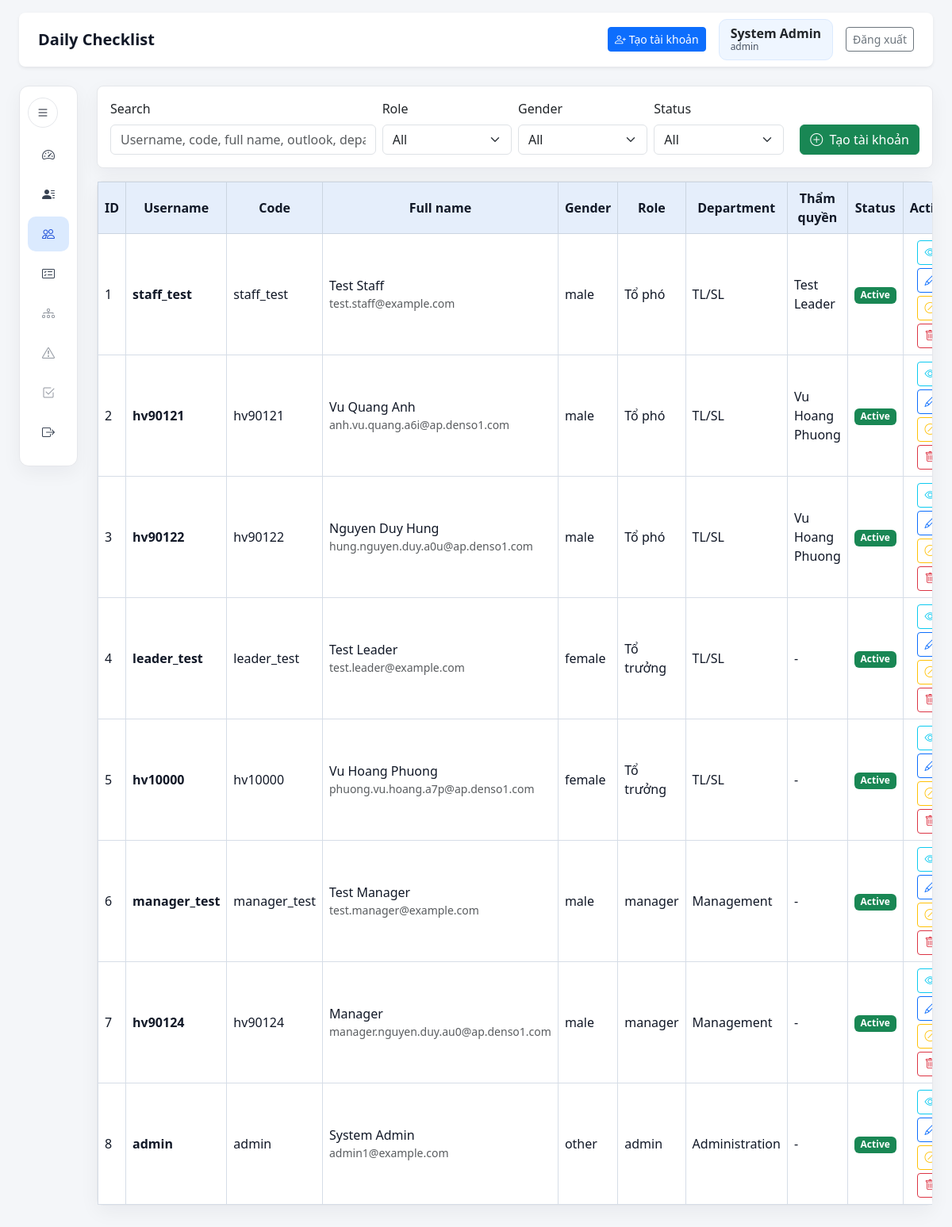
/admin/users (signed in), run on an earlier commit of the app's database.
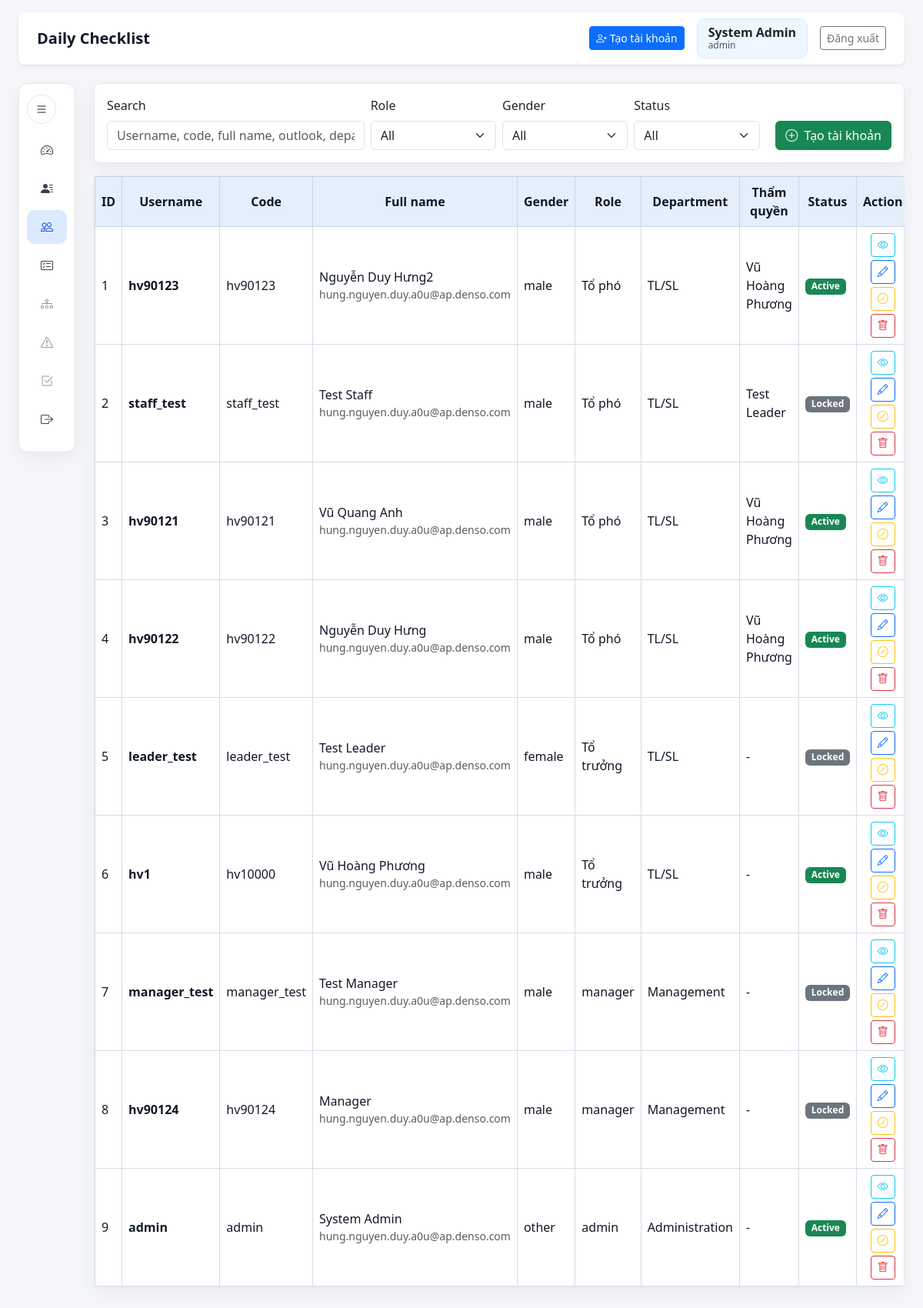
And on a later commit of the database.
### models.py (models this page shows, shortened)
class User(db.Model):
    __tablename__ = "users"
    __table_args__ = (
        CheckConstraint(
            "role IN ('admin', 'manager', 'leader', 'staff')",
            name="ck_users_role",
        ),
        CheckConstraint(
            "gender IS NULL OR gender IN ('male', 'female', 'other')",
            name="ck_users_gender",
        ),
    )
    id = db.Column(db.Integer, primary_key=True)
    username = db.Column(db.String(50), unique=True, nullable=False, index=True)
    password_hash = db.Column(db.String(255), nullable=False)
    full_name = db.Column(db.String(120), nullable=False)
    employee_code = db.Column(db.String(30), unique=True, nullable=False, index=True)
    outlook_email = db.Column(db.String(255), nullable=True)
    gender = db.Column(db.String(20), nullable=True)
    department = db.Column(db.String(120), nullable=False)
    line_name = db.Column(db.String(120), nullable=False)
    role = db.Column(db.String(20), nullable=False, default=ROLE_STAFF)
    manager_id = db.Column(db.Integer, db.ForeignKey("users.id"), nullable=True, index=True)
    leader_id = db.Column(db.Integer, db.ForeignKey("users.id"), nullable=True, index=True)
    is_active = db.Column(db.Boolean, nullable=False, default=True)
    created_at = db.Column(db.DateTime, nullable=False, default=datetime.utcnow)
    manager = db.relationship(
        "User",
        remote_side=[id],
        foreign_keys=[manager_id],
        backref="managed_users",
    )
    leader = db.relationship(
        "User",
        remote_side=[id],
        foreign_keys=[leader_id],
        backref="led_users",
    )
    daily_sheets = db.relationship("DailyCheckSheet", back_populates="user")
    daily_results = db.relationship("DailyCheckResult", back_populates="user")
    abnormal_reports = db.relationship("AbnormalReport", back_populates="user")
    owned_confirmations = db.relationship(
        "DailyConfirmation",
        foreign_keys="DailyConfirmation.user_id",
        back_populates="user",
    )
    signed_confirmations = db.relationship(
        "DailyConfirmation",
        foreign_keys="DailyConfirmation.confirmed_by",
        back_populates="signer",
    )
    user_lines = db.relationship(
        "UserLine",
        back_populates="user",
        cascade="all, delete-orphan",
    )
    notifications = db.relationship(
        "Notification",
        back_populates="user",
        cascade="all, delete-orphan",
    )

### routes/admin_routes.py (the view, shortened to what this page needs)
@admin_bp.route("/users", methods=["GET", "POST"])
@manager_or_admin_required
def users():
    edit_user_id = request.args.get("edit", type=int)
    edit_user = User.query.get(edit_user_id) if edit_user_id else None
    keyword = request.args.get("q", "").strip()
    role_filter = request.args.get("role", "").strip()
    gender_filter = request.args.get("gender", "").strip()
    status_filter = request.args.get("status", "").strip()
    query = User.query
    if role_filter:
        query = query.filter(User.role == role_filter)
    if gender_filter:
        query = query.filter(User.gender == gender_filter)
    if status_filter == "active":
        query = query.filter(User.is_active.is_(True))
    elif status_filter == "locked":
        query = query.filter(User.is_active.is_(False))
    page = max(request.args.get("page", 1, type=int), 1)
    per_page = 10
    total_users = query.count()
    users_data = (
        query.order_by(User.id.desc())
        .offset((page - 1) * per_page)
        .limit(per_page)
        .all()
    )
    lines = Line.query.filter_by(is_active=True).order_by(Line.line_name.asc()).all()
    departments = sorted({line.department for line in lines})
    managers = User.query.filter(User.role.in_([ROLE_ADMIN, ROLE_MANAGER]), User.is_active.is_(True)).order_by(User.full_name.asc()).all()
    leaders = User.query.filter(User.role == ROLE_LEADER, User.is_active.is_(True)).order_by(User.full_name.asc()).all()
    create_modal = request.args.get("create") == "1"
    return render_template(
        "admin_users.html",
        users=users_data,
        lines=lines,
        departments=departments,
        managers=managers,
        leaders=leaders,
        edit_user=edit_user,
        roles=role_options_for(g.current_user),
        genders=["male", "female", "other"],
        filters={
            "q": keyword,
            "role": role_filter,
            "gender": gender_filter,
            "status": status_filter,
        },
        pagination={
            "page": page,
            "pages": max(math.ceil(total_users / per_page), 1),
            "total": total_users,
        },
        current_endpoint="admin.users",
        create_modal=create_modal,
    )

### templates/admin_users.html (shortened to what this page needs)
{% extends "admin_layout.html" %}
{% block admin_content %}
<section class="card mb-3">
    <div class="card-body">
        <div class="row g-2 align-items-end live-filter" data-target="#usersTable">
            <div class="col-12 col-lg-4">
                <label class="form-label">Search</label>
                <input class="form-control" data-filter="text" placeholder="Username, code, full name, outlook, department">
            </div>
            <div class="col-6 col-lg-2">
                <label class="form-label">Role</label>
                <select class="form-select" data-filter="role">
                    <option value="">All</option>
                </select>
            </div>
            <div class="col-6 col-lg-2">
                <label class="form-label">Gender</label>
                <select class="form-select" data-filter="gender">
                    <option value="">All</option>
                </select>
            </div>
            <div class="col-6 col-lg-2">
                <label class="form-label">Status</label>
                <select class="form-select" data-filter="status">
                    <option value="">All</option>
                </select>
            </div>
            <div class="col-6 col-lg-2 text-end">
                <button class="btn btn-success" type="button" data-bs-toggle="modal" data-bs-target="#createUserModal">
                    <i class="bi bi-plus-circle me-1"></i> Tạo tài khoản
                </button>
            </div>
        </div>
    </div>
</section>
<section class="card">
    <div class="card-body p-0">
        <div class="table-responsive table-fill">
            <table id="usersTable" class="table table-checklist table-hover align-middle mb-0">
                <thead>
                    <tr>
                        <th>ID</th>
                        <th>Username</th>
                        <th>Code</th>
                        <th>Full name</th>
                        <th>Gender</th>
                        <th>Role</th>
                        <th>Department</th>
                        <th>Thẩm quyền</th>
                        <th>Status</th>
                        <th>Action</th>
                    </tr>
                </thead>
                <tbody>
                    {% for user in users %}
                    <tr
                        data-search="{{ user.username }} {{ user.employee_code }} {{ user.full_name }} {{ user.outlook_email or '' }} {{ user.department }}"
                        data-role="{{ user.role }}"
                        data-gender="{{ user.gender or '' }}"
                        data-status="{{ 'active' if user.is_active else 'locked' }}"
                    >
                        <td>{{ loop.index }}</td>
                        <td class="fw-semibold">{{ user.username }}</td>
                        <td>{{ user.employee_code }}</td>
                        <td>{{ user.full_name }}<div class="small text-muted">{{ user.outlook_email or '-' }}</div></td>
                        <td>{{ user.gender or '-' }}</td>
                        <td>{{ role_label(user.role) }}</td>
                        <td>{{ user.department }}</td>
                        <td>{{ user.leader.full_name if user.leader else '-' }}</td>
                        <td><span class="badge {% if user.is_active %}text-bg-success{% else %}text-bg-secondary{% endif %}">{{ "Active" if user.is_active else "Locked" }}</span></td>
                        <td>
                            <div class="d-flex flex-wrap gap-1 justify-content-center">
                                <button class="btn btn-sm btn-outline-info" type="button" data-bs-toggle="modal" data-bs-target="#viewUser{{ user.id }}" title="View"><i class="bi bi-eye"></i></button>
                                {% if current_user.role != 'manager' or user.role == 'staff' %}
                                    <button class="btn btn-sm btn-outline-primary" type="button" data-bs-toggle="modal" data-bs-target="#editUser{{ user.id }}" title="Edit"><i class="bi bi-pencil"></i></button>
                                {% endif %}
                                {% if current_user.role in ['admin', 'leader'] %}
                                    <form method="post" action="{{ url_for('admin.toggle_user', user_id=user.id) }}">
                                        <button class="btn btn-sm btn-outline-warning" type="submit" title="Block"><i class="bi bi-slash-circle"></i></button>
                                    </form>
                                    <form method="post" action="{{ url_for('admin.delete_user', user_id=user.id) }}" onsubmit="return confirm('Xóa tài khoản này?');">
                                        <button class="btn btn-sm btn-outline-danger" type="submit" title="Delete"><i class="bi bi-trash"></i></button>
                                    </form>
                                {% endif %}
                            </div>
                        </td>
                    </tr>
                    {% else %}
                    <tr><td colspan="10" class="text-center text-muted py-4">Không có tài khoản.</td></tr>
                    {% endfor %}
                </tbody>
            </table>
        </div>
    </div>
</section>
{% endblock %}

### templates/admin_layout.html
{% extends "base.html" %}
{% block content %}
<div class="admin-shell row g-4">
    {% if current_user and current_user.role == 'admin' %}
    <div class="admin-sidebar-col col-12 col-lg-1">
        {% include "partials/sidebar.html" %}
    </div>
    {% endif %}
    <div class="{% if current_user and current_user.role == 'admin' %}admin-content-col col-12 col-lg-11{% else %}col-12{% endif %}">
        {% block admin_content %}{% endblock %}
    </div>
</div>
{% endblock %}

### templates/base.html (shortened to what this page needs)
<!doctype html>
<html lang="{{ current_lang }}">
<head>
    <link rel="stylesheet" href="{{ url_for('static', filename='vendor/bootstrap/css/bootstrap.min.css') }}">
    <link rel="stylesheet" href="https://cdn.jsdelivr.net/npm/bootstrap-icons@1.11.3/font/bootstrap-icons.min.css">
    <link rel="stylesheet" href="{{ url_for('static', filename='css/style.css') }}">
</head>
<body>
    {% block body %}
    <div class="container-fluid main-wrapper {% if current_user and notifications is defined and notifications %}has-notif-bar{% endif %}">
        <nav class="navbar navbar-expand-lg navbar-light bg-white shadow-sm rounded-3 px-3 px-lg-4 mb-4">
            <div class="container-fluid px-0">
                <a class="navbar-brand fw-bold" href="{{ url_for('checklist.dashboard') }}">Daily Checklist</a>
                <div class="d-flex align-items-center gap-3">
                    {% if current_user %}
                        {% if current_user.role in ['admin', 'manager', 'leader'] %}
                            <a class="btn btn-primary btn-sm" href="{{ url_for('admin.users', create=1) }}">
                                <i class="bi bi-person-plus"></i> Tạo tài khoản
                            </a>
                        {% endif %}
                        <a href="{{ url_for('auth.profile') }}" class="user-pill text-decoration-none text-dark">
                            <strong>{{ current_user.full_name }}</strong>
                            <span>{{ role_label(current_user.role) }}{% if current_user.role == 'staff' %} | {{ current_user.line_name }}{% endif %}</span>
                        </a>
                        <a class="btn btn-outline-secondary btn-sm" href="{{ url_for('auth.logout') }}">{{ t('logout') }}</a>
                    {% endif %}
                </div>
            </div>
        </nav>
        {% block content %}{% endblock %}
    </div>
    {% endblock %}
</body>
</html>

### templates/partials/sidebar.html (shortened to what this page needs)
<aside class="admin-sidebar">
    <button class="sidebar-toggle" type="button" id="admin-sidebar-toggle" title="Ẩn / hiện menu">
        <i class="bi bi-list"></i>
    </button>
    <a class="sidebar-link " href="{{ url_for('checklist.dashboard') }}" title="{{ t('dashboard') }}"><i class="bi bi-speedometer2"></i></a>
    <a class="sidebar-link " href="{{ url_for('admin.leader_assignments') }}" title="Gán Tổ phó vào tổ trưởng"><i class="bi bi-person-lines-fill"></i></a>
    <a class="sidebar-link {% if current_endpoint == 'admin.users' %}active{% endif %}" href="{{ url_for('admin.users') }}" title="{{ t('manage_accounts') }}"><i class="bi bi-people"></i><span class="sidebar-text">{{ t('manage_accounts') }}</span></a>
    <a class="sidebar-link " href="{{ url_for('category.categories') }}" title="{{ t('manage_items') }}"><i class="bi bi-card-checklist"></i></a>
    <span class="sidebar-link disabled" title="{{ t('manage_lines') }}"><i class="bi bi-diagram-3"></i><span class="sidebar-text">{{ t('manage_lines') }}</span></span>
    <span class="sidebar-link disabled" title="{{ t('abnormal_reports') }}"><i class="bi bi-exclamation-triangle"></i><span class="sidebar-text">{{ t('abnormal_reports') }}</span></span>
    <span class="sidebar-link disabled" title="{{ t('confirm_checklist') }}"><i class="bi bi-check2-square"></i><span class="sidebar-text">{{ t('confirm_checklist') }}</span></span>
    <a class="sidebar-link" href="{{ url_for('auth.logout') }}" title="{{ t('logout') }}"><i class="bi bi-box-arrow-right"></i><span class="sidebar-text">{{ t('logout') }}</span></a>
</aside>

What changed in the data, as far as the page shows it:
changed User "admin": outlook_email "admin1@example.com" → "hung.nguyen.duy.a0u@ap.denso.com"
added User: username "hv90123", employee_code "hv90123", full_name "Nguyễn Duy Hưng2", outlook_email "hung.nguyen.duy.a0u@ap.denso.com", gender "male", role "Tổ phó", department "TL/SL", leader "Vũ Hoàng Phương", is_active "Active"
changed User "staff_test": outlook_email "test.staff@example.com" → "hung.nguyen.duy.a0u@ap.denso.com"; is_active "Active" → "Locked"
changed User "hv90121": full_name "Vu Quang Anh" → "Vũ Quang Anh"; outlook_email "anh.vu.quang.a6i@ap.denso1.com" → "hung.nguyen.duy.a0u@ap.denso.com"; leader "Vu Hoang Phuong" → "Vũ Hoàng Phương"
changed User "hv90122": full_name "Nguyen Duy Hung" → "Nguyễn Duy Hưng"; outlook_email "hung.nguyen.duy.a0u@ap.denso1.com" → "hung.nguyen.duy.a0u@ap.denso.com"; leader "Vu Hoang Phuong" → "Vũ Hoàng Phương"
changed User "leader_test": outlook_email "test.leader@example.com" → "hung.nguyen.duy.a0u@ap.denso.com"; is_active "Active" → "Locked"
changed User "hv10000": username "hv10000" → "hv1"; full_name "Vu Hoang Phuong" → "Vũ Hoàng Phương"; outlook_email "phuong.vu.hoang.a7p@ap.denso1.com" → "hung.nguyen.duy.a0u@ap.denso.com"; gender "female" → "male"
changed User "manager_test": outlook_email "test.manager@example.com" → "hung.nguyen.duy.a0u@ap.denso.com"; is_active "Active" → "Locked"
changed User "hv90124": outlook_email "manager.nguyen.duy.au0@ap.denso1.com" → "hung.nguyen.duy.a0u@ap.denso.com"; is_active "Active" → "Locked"
